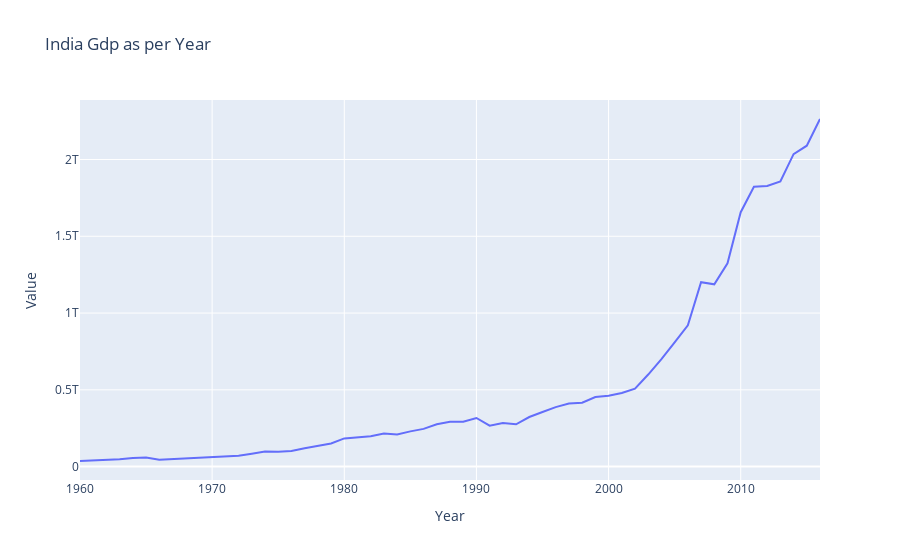

Source (notebook cell):
### Code cell
df_ab=df[df["Country Name"]=="India"]
df_ab.head(2)
fig=px.line(df_ab,x="Year",y="Value",title="India Gdp as per Year")
fig
